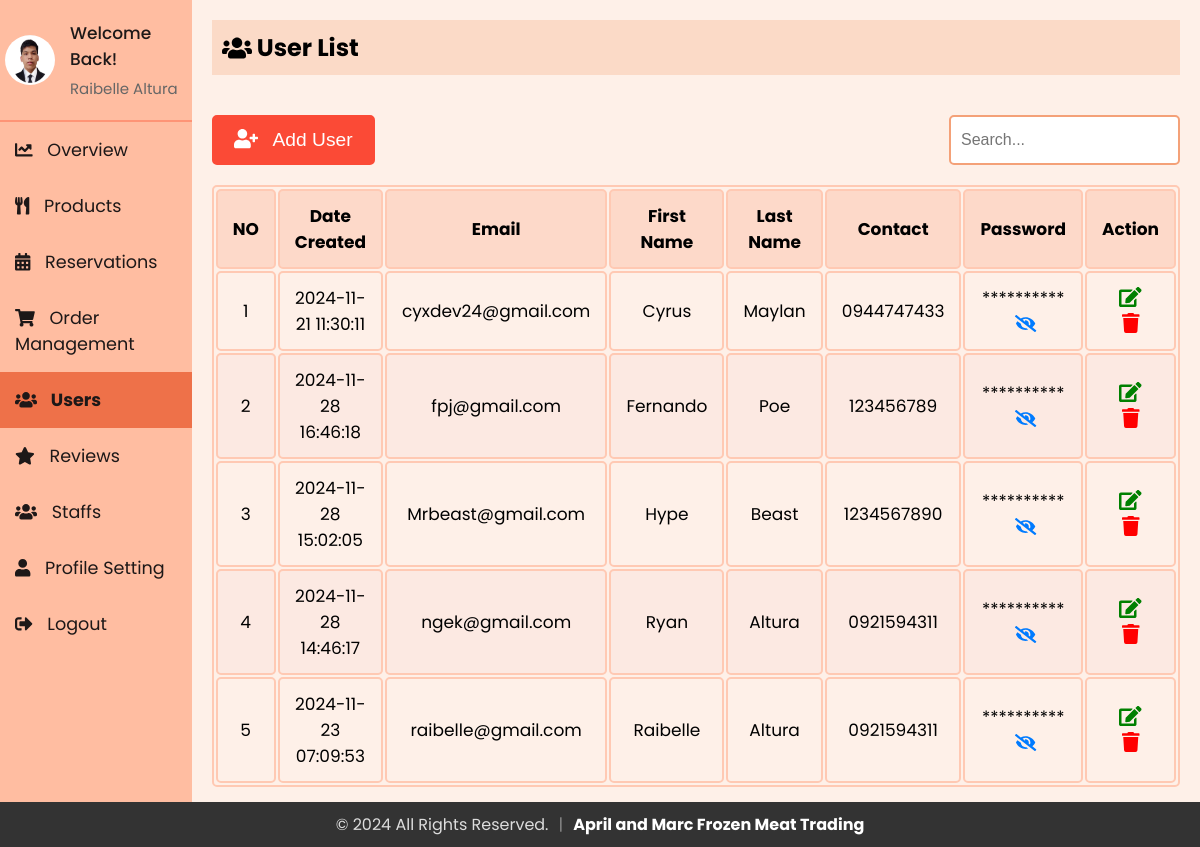
The app's page /admin/users.php (signed in), older data.
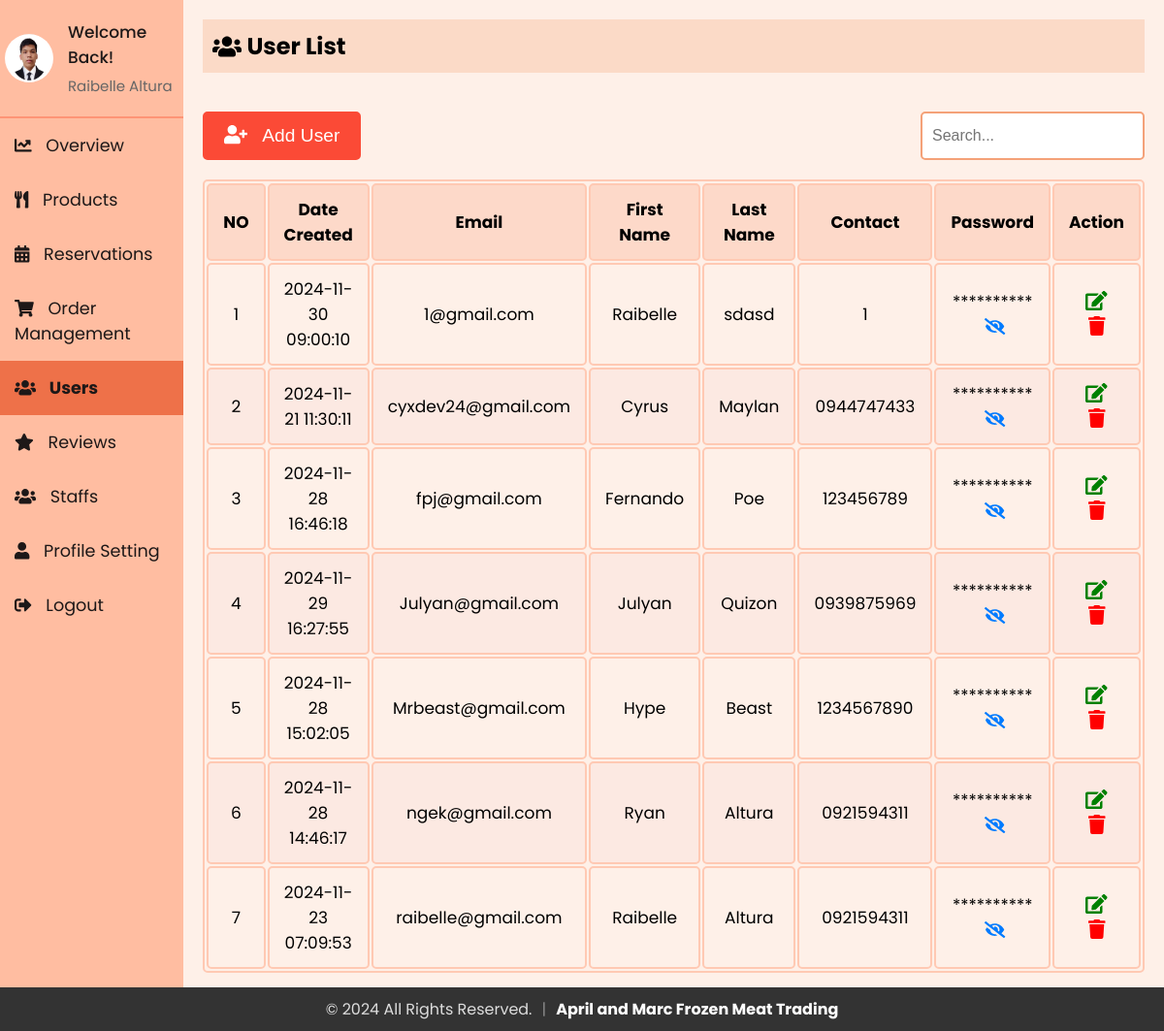
The same page, newer data.
### tables this page shows
CREATE TABLE `users` (
  `email` varchar(255) NOT NULL,
  `firstName` varchar(255) NOT NULL,
  `lastName` varchar(255) NOT NULL,
  `contact` varchar(10) NOT NULL,
  `password` varchar(255) DEFAULT NULL,
  `dateCreated` timestamp NOT NULL DEFAULT current_timestamp(),
  `profile_image` varchar(255) NOT NULL DEFAULT 'default.jpg'
);

### admin/sidebar.php (called while the page is built, shortened)
<?php
include 'db_connection.php';
$admin_email = isset($_SESSION['email']) ? $_SESSION['email'] : '';
function getAdminInfo($email)
{
  global $conn;
  $stmt = $conn->prepare("SELECT firstName, lastName, email, profile_image FROM staff WHERE email = ?");
  $stmt->bind_param("s", $email);
  $stmt->execute();
  $stmt->bind_result($firstName, $lastName, $email,  $profile_image);
  return [
    'firstName' => $firstName ?: '',
    'lastName' => $lastName ?: '',
    'email' => $email ?: '',
    'profile_image' => $profile_image ?: 'default.jpg'
  ];
}
$admin_info = getAdminInfo($admin_email);
?>

### admin/users.php (the view, shortened to what this page needs)
<?php
include 'db_connection.php';
$search = '';
?>
<?php
include 'sidebar.php';
?>
<!DOCTYPE html>
<html lang="en">
<head>
  <link rel="stylesheet" href="https://cdnjs.cloudflare.com/ajax/libs/font-awesome/5.15.3/css/all.min.css">
  <link rel="stylesheet" href="admin_user.css">
  <link rel="stylesheet" href="sidebar.css">
</head>
<body>
  <div class="sidebar">
    <div class="profile-section">
      <img src="../uploads/<?php echo htmlspecialchars($admin_info['profile_image']); ?>" alt="Profile Picture">
      <div class="info">
        <h3>Welcome Back!</h3>
        <p><?php echo htmlspecialchars($admin_info['firstName']) . ' ' . htmlspecialchars($admin_info['lastName']); ?></p>
      </div>
    </div>
    <ul>
      <li><a href="index.php"><i class="fas fa-chart-line" style="margin-right: 10px;"></i> Overview</a></li>
      <li><a href="admin_menu.php" ><i class="fas fa-utensils" style="margin-right: 10px;"></i> Products</a></li>
      <li><a href="reservations.php"><i class="fas fa-calendar-alt" style="margin-right: 10px;"></i> Reservations</a></li>
      <li><a href="admin_orders.php"><i class="fas fa-shopping-cart" style="margin-right: 10px;"></i> Order Management</a></li>
      <li><a href="users.php" class="active"><i class="fas fa-users" style="margin-right: 10px;"></i> Users</a></li>
      <li><a href="reviews.php"><i class="fas fa-star" style="margin-right: 10px;"></i> Reviews</a></li>
      <li><a href="staffs.php" ><i class="fas fa-users" style="margin-right: 10px;"></i> Staffs</a></li>
      <li><a href="profile.php"><i class="fas fa-user" style="margin-right: 10px;"></i> Profile Setting</a></li>
      <li style="margin-right: 10px;"><a href="logout.php"><i class="fas fa-sign-out-alt" style="margin-right: 10px;"></i> Logout</a></li>
    </ul>
  </div>
  <div class="content">
    <div class="header">
      <h2><i class="fas fa-users"></i>&nbsp;User List</h2>
    </div>
    <div class="actions">
      <button onclick="openaddUserModal()"><i class="fas fa-user-plus"></i> &nbsp; Add User</button>
      <form method="POST" id="searchForm" class="search-bar">
        <input type="text" name="search" placeholder="Search..." value="<?php echo htmlspecialchars($search); ?>">
      </form>
    </div>
    <table id="userTable">
      <thead>
        <tr>
          <th>NO</th>
          <th>Date Created</th>
          <th>Email</th>
          <th>First Name</th>
          <th>Last Name</th>
          <th>Contact</th>
          <th>Password</th>
          <th>Action</th>
        </tr>
      </thead>
      <tbody>
      <?php
        $sql = "SELECT * FROM users";
        $result = $conn->query($sql);
        if ($result->num_rows > 0) {
          $counter = 1;
          while ($row = $result->fetch_assoc()) {
            $passwordMasked = str_repeat('*', 10);
            $passwordVisible = substr($row['password'], 0, 10);
            echo "<tr>
                      <td>{$counter}</td>
                      <td>{$row['dateCreated']}</td>
                      <td>{$row['email']}</td>
                      <td>{$row['firstName']}</td>
                      <td>{$row['lastName']}</td>
                      <td>{$row['contact']}</td>
                      <td>
                          <span class='password-masked'>{$passwordMasked}</span>
                          <span class='password-visible' style='display: none;'>{$passwordVisible}</span>
                          <i class='fas fa-eye-slash toggle-password' onclick='togglePassword(this)'></i>
                      </td>
                      <td>
                          <button id='editbtn' onclick='openEditUserModal(this)' data-email='{$row['email']}' data-firstname='{$row['firstName']}' data-lastname='{$row['lastName']}' data-contact='{$row['contact']}' data-password='{$row['password']}'><i class='fas fa-edit'></i></button>
                          <button id='deletebtn' onclick=\"deleteItem('{$row['email']}')\"><i class='fas fa-trash'></i></button>
                      </td>
                  </tr>";
            $counter++;
          }
        } else {
          echo "<tr><td colspan='8' style='text-align: center;'>No Users Found</td></tr>";
        }
      ?>
      </tbody>
    </table>
  </div>
</body>
</html>

Row changes from the older to the newer data that the page shows:
added users: dateCreated "2024-11-30 09:00:10", email "1@gmail.com", firstName "Raibelle", lastName "sdasd", contact "1", passwordMasked "**********"
added users: dateCreated "2024-11-29 16:27:55", email "Julyan@gmail.com", firstName "Julyan", lastName "Quizon", contact "0939875969", passwordMasked "**********"
